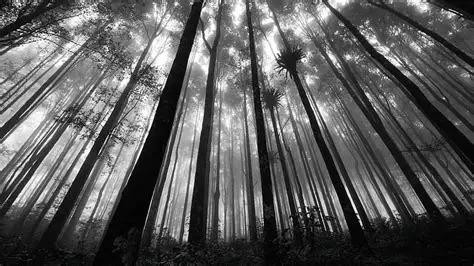
#> input picture Pre-Processamento/Histograma_das_cores/cinza.jpg, 474 x 266 px, found by its file name
$ python histograma_cinza.py
#> lines starting #> are read from the running program, lines starting #| are printed output that depends on the picture
import cv2 as cv
import numpy as np
from matplotlib import pyplot as plt

# Leitura da imagem
img = cv.imread(r"C:\Users\samue\Music\OpenCv\Pre-Processamento\Histograma de cores\cinza.jpg", 0)
#> img: shape (266, 474); min 0, max 255, mean 91.4

# Verificação (ESSENCIAL)
if img is None:
    print("Erro: imagem não encontrada!")
    exit()

# Mostrar imagem
plt.imshow(img, cmap='gray')
plt.title("Imagem em tons de cinza")
plt.axis('off')

# Histograma
plt.figure()
plt.hist(img.ravel(), 256, [0,256])
plt.title("Histograma da imagem")
plt.show()
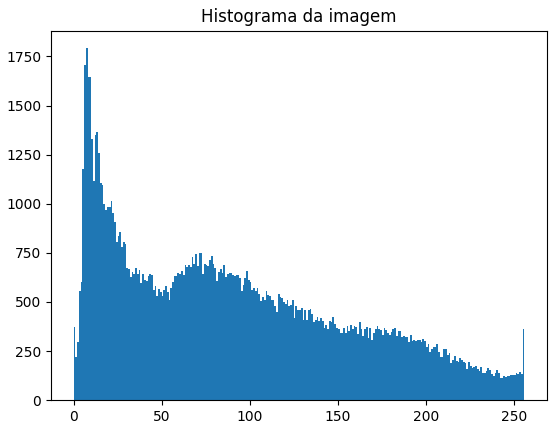
#> figure drawn by matplotlib, 1 panel; tallest bar 1792 high, from x = 7 to 8

$ run again, with Pre-Processamento/Histograma_das_cores/cores.jpg copied over Pre-Processamento/Histograma_das_cores/cinza.jpg
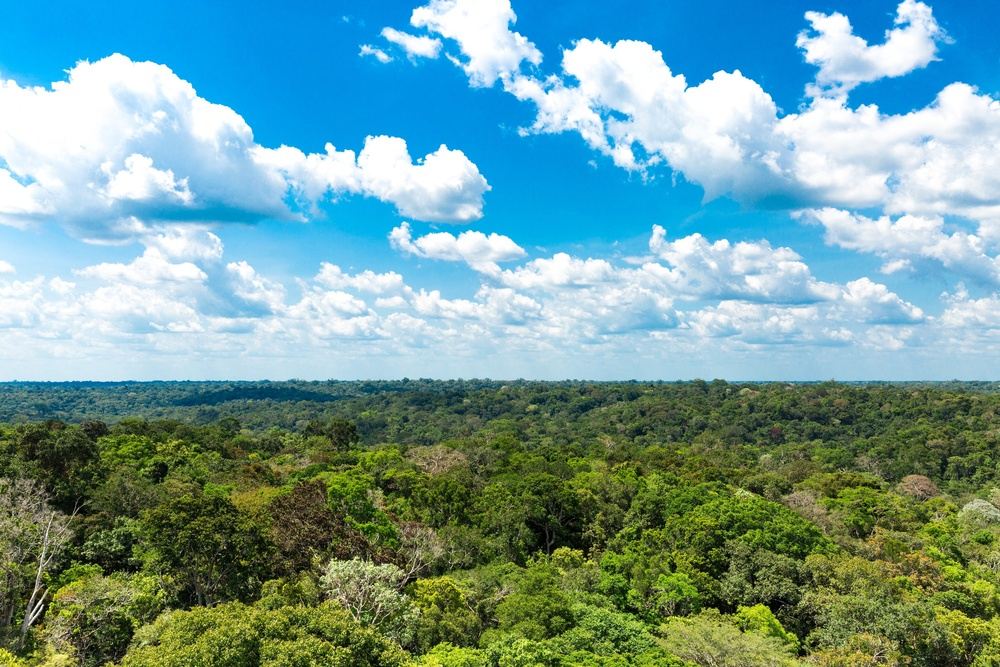
#> input picture Pre-Processamento/Histograma_das_cores/cores.jpg, 1000 x 667 px, shrunk from 2500 x 1667 before the run, found by its file name
#> `img = cv.imread(r"C:\Users\samue\Music\OpenCv\Pre-Processamento\Histog..`:
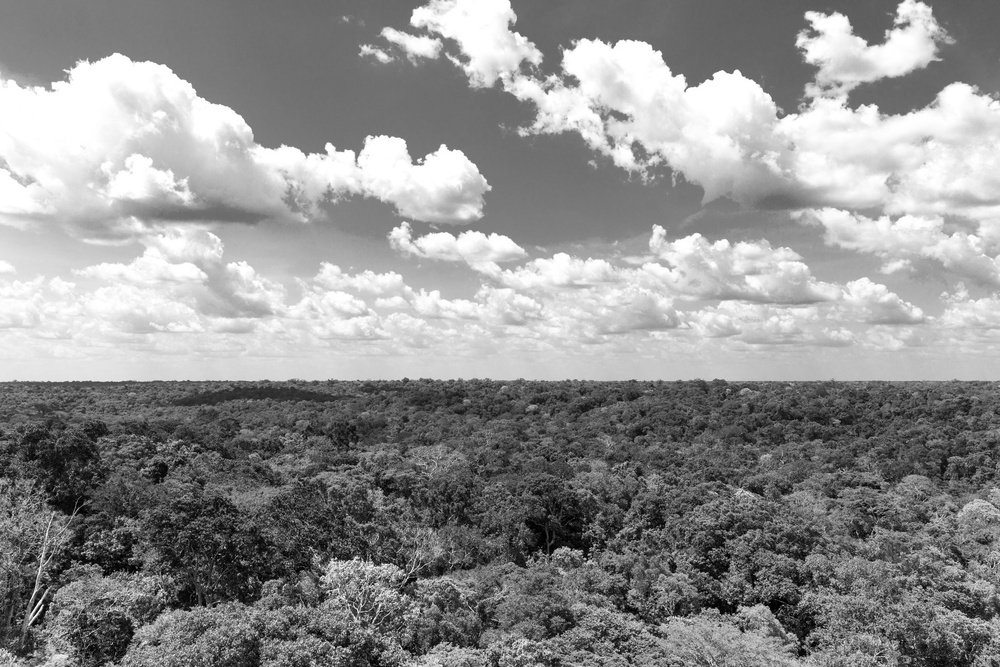
#> img: shape (667, 1000); min 0, max 255, mean 144.8
#> `plt.show()`:
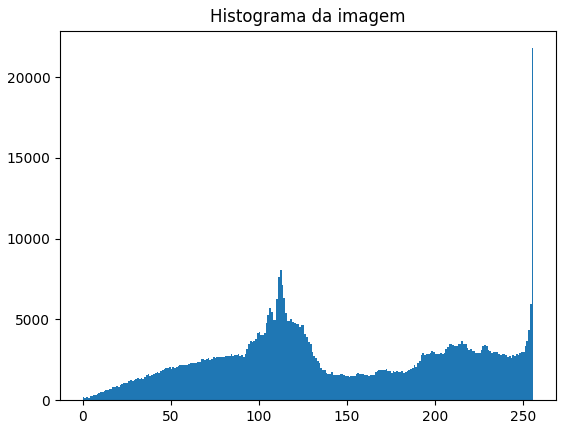
#> figure drawn by matplotlib, 1 panel; tallest bar 21786 high, from x = 255 to 256
